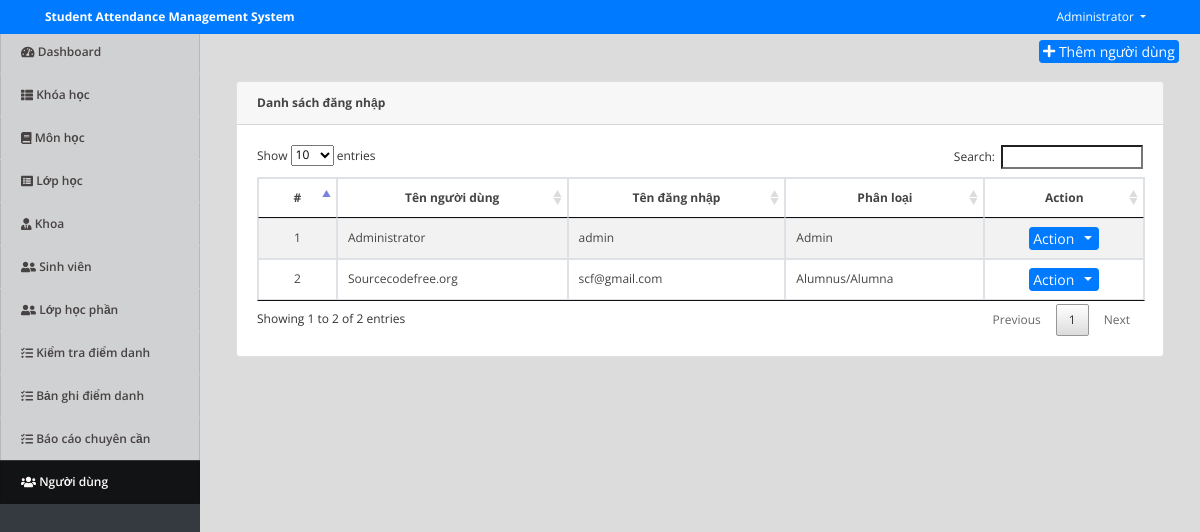
The app's page /index.php?page=users (signed in) with its own data.
### tables this page shows
CREATE TABLE `users` (
  `id` int(30) NOT NULL,
  `name` text NOT NULL,
  `username` varchar(200) NOT NULL,
  `password` text NOT NULL,
  `type` tinyint(1) NOT NULL DEFAULT '3' COMMENT '1=Admin,2=Staff',
  `faculty_id` int(30) NOT NULL COMMENT 'for faculty user only'
);

### users.php (the view, shortened to what this page needs)
<div class="container-fluid">
	<div class="row">
	<div class="col-lg-12">
			<button class="btn btn-primary float-right btn-sm" id="new_user"><i class="fa fa-plus"></i> Thêm người dùng</button>
	</div>
	</div>
	<br>
	<div class="col-lg-12">
		<div class="card ">
			<div class="card-header"><b>Danh sách đăng nhập</b></div>
			<div class="card-body">
				<table class="table-striped table-bordered">
			<thead>
				<tr>
					<th class="text-center">#</th>
					<th class="text-center">Tên người dùng</th>
					<th class="text-center">Tên đăng nhập</th>
					<th class="text-center">Phân loại</th>
					<th class="text-center">Action</th>
				</tr>
			</thead>
			<tbody>
				<?php
 					include 'db_connect.php';
 					$type = array("","Admin","Staff","Alumnus/Alumna");
 					$users = $conn->query("SELECT * FROM users order by name asc");
 					$i = 1;
 					while($row= $users->fetch_assoc()):
				 ?>
				 <tr>
				 	<td class="text-center">
				 		<?php echo $i++ ?>
				 	</td>
				 	<td>
				 		<?php echo ucwords($row['name']) ?>
				 	</td>
				 	<td>
				 		<?php echo $row['username'] ?>
				 	</td>
				 	<td>
				 		<?php echo $type[$row['type']] ?>
				 	</td>
				 	<td>
				 		<center>
							<div class="btn-group">
							  <button type="button" class="btn btn-primary btn-sm">Action</button>
							  <button type="button" class="btn btn-primary btn-sm dropdown-toggle dropdown-toggle-split" data-toggle="dropdown" aria-haspopup="true" aria-expanded="false">
							  </button>
							</div>
						</center>
				 	</td>
				 </tr>
				<?php endwhile; ?>
			</tbody>
		</table>
			</div>
		</div>
	</div>
</div>

### assets/css/style.css (style rules this page uses)
body { font-family: "Open Sans", sans-serif; color: #444444; width: 100%; height: calc(100%); font-size: 12px; }
.btn-sm { padding: .0001rem .2rem; }

### index.php (style rules this page uses)
body { background: #80808045; }

### records on screen
users: name "Administrator", username "admin", type "Admin"
users: name "Sourcecodefree.org", username "scf@gmail.com", type "Alumnus/Alumna"

### other values on screen
$_SESSION['system']['name'] "Student Attendance Management System"
$_SESSION['login_name'] "Administrator"
